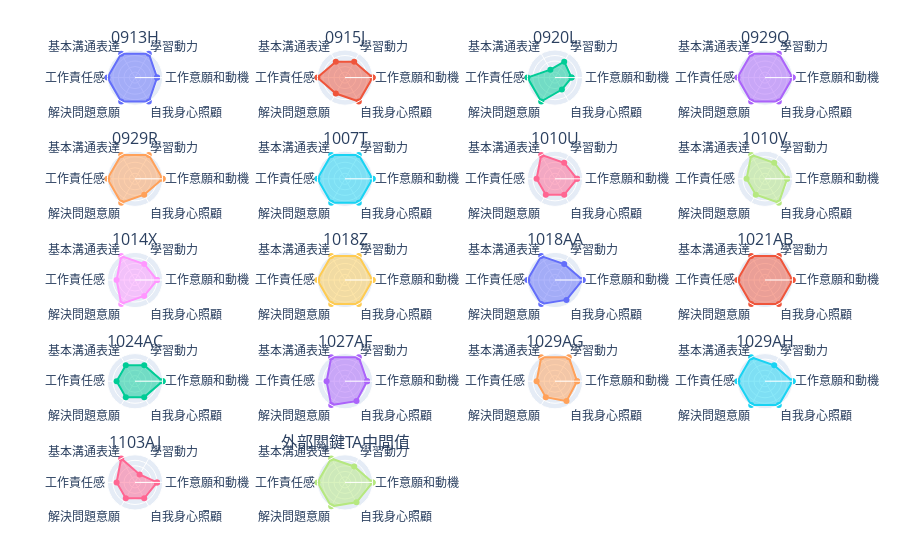

The notebook cell saved with this chart:
### Code cell
print("外部關鍵TA雷達圖")
radar_df = outside_ta_df.copy()
median_outside_ta = get_median_df(outside_ta_df, ta=True, outside=True)
radar_df = pd.concat([radar_df, median_outside_ta], axis=0, ignore_index= True)
generate_radar_charts(radar_df, radar_features, charts_per_row=4)
median_outside_ta

### Figure 1 — Plotly figure (JSON) as saved in the notebook; plotly's stock layout.template omitted (floating-point values rounded to 4 significant figures)
{"data": [{"fill": "toself", "name": "0913H", "r": [0.8, 1, 1, 1, 1, 1, 0.8], "showlegend": false, "subplot": "polar", "theta": ["工作意願和動機", "學習動力", "基本溝通表達", "工作責任感", "解決問題意願", "自我身心照顧", "工作意願和動機"], "type": "scatterpolar"}, {"fill": "toself", "name": "0915J", "r": [1, 0.6667, 0.6667, 1, 0.6667, 1, 1], "showlegend": false, "subplot": "polar2", "theta": ["工作意願和動機", "學習動力", "基本溝通表達", "工作責任感", "解決問題意願", "自我身心照顧", "工作意願和動機"], "type": "scatterpolar"}, {"fill": "toself", "name": "0920L", "r": [0.6, 0.6667, 0.3333, 1, 1, 0.5, 0.6], "showlegend": false, "subplot": "polar3", "theta": ["工作意願和動機", "學習動力", "基本溝通表達", "工作責任感", "解決問題意願", "自我身心照顧", "工作意願和動機"], "type": "scatterpolar"}, {"fill": "toself", "name": "0929Q", "r": [1, 1, 1, 1, 1, 1, 1], "showlegend": false, "subplot": "polar4", "theta": ["工作意願和動機", "學習動力", "基本溝通表達", "工作責任感", "解決問題意願", "自我身心照顧", "工作意願和動機"], "type": "scatterpolar"}, {"fill": "toself", "name": "0929R", "r": [1, 1, 1, 1, 1, 0.6667, 1], "showlegend": false, "subplot": "polar5", "theta": ["工作意願和動機", "學習動力", "基本溝通表達", "工作責任感", "解決問題意願", "自我身心照顧", "工作意願和動機"], "type": "scatterpolar"}, {"fill": "toself", "name": "1007T", "r": [1, 1, 1, 1, 1, 1, 1], "showlegend": false, "subplot": "polar6", "theta": ["工作意願和動機", "學習動力", "基本溝通表達", "工作責任感", "解決問題意願", "自我身心照顧", "工作意願和動機"], "type": "scatterpolar"}, {"fill": "toself", "name": "1010U", "r": [0.8, 0.6667, 1, 0.6667, 0.6667, 0.6667, 0.8], "showlegend": false, "subplot": "polar7", "theta": ["工作意願和動機", "學習動力", "基本溝通表達", "工作責任感", "解決問題意願", "自我身心照顧", "工作意願和動機"], "type": "scatterpolar"}, {"fill": "toself", "name": "1010V", "r": [0.8, 0.6667, 1, 0.6667, 0.6667, 1, 0.8], "showlegend": false, "subplot": "polar8", "theta": ["工作意願和動機", "學習動力", "基本溝通表達", "工作責任感", "解決問題意願", "自我身心照顧", "工作意願和動機"], "type": "scatterpolar"}, {"fill": "toself", "name": "1014X", "r": [0.8, 0.6667, 1, 0.6667, 1, 0.6667, 0.8], "showlegend": false, "subplot": "polar9", "theta": ["工作意願和動機", "學習動力", "基本溝通表達", "工作責任感", "解決問題意願", "自我身心照顧", "工作意願和動機"], "type": "scatterpolar"}, {"fill": "toself", "name": "1018Z", "r": [1, 1, 1, 1, 1, 1, 1], "showlegend": false, "subplot": "polar10", "theta": ["工作意願和動機", "學習動力", "基本溝通表達", "工作責任感", "解決問題意願", "自我身心照顧", "工作意願和動機"], "type": "scatterpolar"}, {"fill": "toself", "name": "1018AA", "r": [1, 0.6667, 1, 1, 1, 0.8333, 1], "showlegend": false, "subplot": "polar11", "theta": ["工作意願和動機", "學習動力", "基本溝通表達", "工作責任感", "解決問題意願", "自我身心照顧", "工作意願和動機"], "type": "scatterpolar"}, {"fill": "toself", "name": "1021AB", "r": [1, 1, 1, 1, 1, 1, 1], "showlegend": false, "subplot": "polar12", "theta": ["工作意願和動機", "學習動力", "基本溝通表達", "工作責任感", "解決問題意願", "自我身心照顧", "工作意願和動機"], "type": "scatterpolar"}, {"fill": "toself", "name": "1024AC", "r": [1, 0.6667, 0.6667, 0.6667, 0.6667, 0.6667, 1], "showlegend": false, "subplot": "polar13", "theta": ["工作意願和動機", "學習動力", "基本溝通表達", "工作責任感", "解決問題意願", "自我身心照顧", "工作意願和動機"], "type": "scatterpolar"}, {"fill": "toself", "name": "1027AF", "r": [0.8, 1, 1, 0.6667, 1, 0.8333, 0.8], "showlegend": false, "subplot": "polar14", "theta": ["工作意願和動機", "學習動力", "基本溝通表達", "工作責任感", "解決問題意願", "自我身心照顧", "工作意願和動機"], "type": "scatterpolar"}, {"fill": "toself", "name": "1029AG", "r": [0.8, 1, 1, 0.6667, 0.6667, 0.8333, 0.8], "showlegend": false, "subplot": "polar15", "theta": ["工作意願和動機", "學習動力", "基本溝通表達", "工作責任感", "解決問題意願", "自我身心照顧", "工作意願和動機"], "type": "scatterpolar"}, {"fill": "toself", "name": "1029AH", "r": [1, 0.6667, 1, 1, 1, 1, 1], "showlegend": false, "subplot": "polar16", "theta": ["工作意願和動機", "學習動力", "基本溝通表達", "工作責任感", "解決問題意願", "自我身心照顧", "工作意願和動機"], "type": "scatterpolar"}, {"fill": "toself", "name": "1103AJ", "r": [0.8, 0.3333, 1, 0.6667, 0.6667, 0.6667, 0.8], "showlegend": false, "subplot": "polar17", "theta": ["工作意願和動機", "學習動力", "基本溝通表達", "工作責任感", "解決問題意願", "自我身心照顧", "工作意願和動機"], "type": "scatterpolar"}, {"fill": "toself", "name": "外部關鍵TA中間值", "r": [1, 0.6667, 1, 1, 1, 0.8333, 1], "showlegend": false, "subplot": "polar18", "theta": ["工作意願和動機", "學習動力", "基本溝通表達", "工作責任感", "解決問題意願", "自我身心照顧", "工作意願和動機"], "type": "scatterpolar"}], "layout": {"annotations": [{"font": {"size": 16}, "showarrow": false, "text": "0913H", "x": 0.05, "xanchor": "center", "xref": "paper", "y": 1, "yanchor": "bottom", "yref": "paper"}, {"font": {"size": 16}, "showarrow": false, "text": "0915J", "x": 0.35, "xanchor": "center", "xref": "paper", "y": 1, "yanchor": "bottom", "yref": "paper"}, {"font": {"size": 16}, "showarrow": false, "text": "0920L", "x": 0.65, "xanchor": "center", "xref": "paper", "y": 1, "yanchor": "bottom", "yref": "paper"}, {"font": {"size": 16}, "showarrow": false, "text": "0929Q", "x": 0.95, "xanchor": "center", "xref": "paper", "y": 1, "yanchor": "bottom", "yref": "paper"}, {"font": {"size": 16}, "showarrow": false, "text": "0929R", "x": 0.05, "xanchor": "center", "xref": "paper", "y": 0.78, "yanchor": "bottom", "yref": "paper"}, {"font": {"size": 16}, "showarrow": false, "text": "1007T", "x": 0.35, "xanchor": "center", "xref": "paper", "y": 0.78, "yanchor": "bottom", "yref": "paper"}, {"font": {"size": 16}, "showarrow": false, "text": "1010U", "x": 0.65, "xanchor": "center", "xref": "paper", "y": 0.78, "yanchor": "bottom", "yref": "paper"}, {"font": {"size": 16}, "showarrow": false, "text": "1010V", "x": 0.95, "xanchor": "center", "xref": "paper", "y": 0.78, "yanchor": "bottom", "yref": "paper"}, {"font": {"size": 16}, "showarrow": false, "text": "1014X", "x": 0.05, "xanchor": "center", "xref": "paper", "y": 0.56, "yanchor": "bottom", "yref": "paper"}, {"font": {"size": 16}, "showarrow": false, "text": "1018Z", "x": 0.35, "xanchor": "center", "xref": "paper", "y": 0.56, "yanchor": "bottom", "yref": "paper"}, {"font": {"size": 16}, "showarrow": false, "text": "1018AA", "x": 0.65, "xanchor": "center", "xref": "paper", "y": 0.56, "yanchor": "bottom", "yref": "paper"}, {"font": {"size": 16}, "showarrow": false, "text": "1021AB", "x": 0.95, "xanchor": "center", "xref": "paper", "y": 0.56, "yanchor": "bottom", "yref": "paper"}, {"font": {"size": 16}, "showarrow": false, "text": "1024AC", "x": 0.05, "xanchor": "center", "xref": "paper", "y": 0.34, "yanchor": "bottom", "yref": "paper"}, {"font": {"size": 16}, "showarrow": false, "text": "1027AF", "x": 0.35, "xanchor": "center", "xref": "paper", "y": 0.34, "yanchor": "bottom", "yref": "paper"}, {"font": {"size": 16}, "showarrow": false, "text": "1029AG", "x": 0.65, "xanchor": "center", "xref": "paper", "y": 0.34, "yanchor": "bottom", "yref": "paper"}, {"font": {"size": 16}, "showarrow": false, "text": "1029AH", "x": 0.95, "xanchor": "center", "xref": "paper", "y": 0.34, "yanchor": "bottom", "yref": "paper"}, {"font": {"size": 16}, "showarrow": false, "text": "1103AJ", "x": 0.05, "xanchor": "center", "xref": "paper", "y": 0.12, "yanchor": "bottom", "yref": "paper"}, {"font": {"size": 16}, "showarrow": false, "text": "外部關鍵TA中間值", "x": 0.35, "xanchor": "center", "xref": "paper", "y": 0.12, "yanchor": "bottom", "yref": "paper"}], "autosize": true, "margin": {"b": 50, "l": 100, "r": 100, "t": 50}, "polar": {"angularaxis": {"type": "category"}, "domain": {"x": [0, 0.1], "y": [0.88, 1]}, "radialaxis": {"autorange": false, "range": [0, 1], "showticklabels": false, "type": "linear"}}, "polar10": {"angularaxis": {"type": "category"}, "domain": {"x": [0.3, 0.4], "y": [0.44, 0.56]}, "radialaxis": {"autorange": false, "range": [0, 1], "showticklabels": false, "type": "linear"}}, "polar11": {"angularaxis": {"type": "category"}, "domain": {"x": [0.6, 0.7], "y": [0.44, 0.56]}, "radialaxis": {"autorange": false, "range": [0, 1], "showticklabels": false, "type": "linear"}}, "polar12": {"angularaxis": {"type": "category"}, "domain": {"x": [0.9, 1], "y": [0.44, 0.56]}, "radialaxis": {"autorange": false, "range": [0, 1], "showticklabels": false, "type": "linear"}}, "polar13": {"angularaxis": {"type": "category"}, "domain": {"x": [0, 0.1], "y": [0.22, 0.34]}, "radialaxis": {"autorange": false, "range": [0, 1], "showticklabels": false, "type": "linear"}}, "polar14": {"angularaxis": {"type": "category"}, "domain": {"x": [0.3, 0.4], "y": [0.22, 0.34]}, "radialaxis": {"autorange": false, "range": [0, 1], "showticklabels": false, "type": "linear"}}, "polar15": {"angularaxis": {"type": "category"}, "domain": {"x": [0.6, 0.7], "y": [0.22, 0.34]}, "radialaxis": {"autorange": false, "range": [0, 1], "showticklabels": false, "type": "linear"}}, "polar16": {"angularaxis": {"type": "category"}, "domain": {"x": [0.9, 1], "y": [0.22, 0.34]}, "radialaxis": {"autorange": false, "range": [0, 1], "showticklabels": false, "type": "linear"}}, "polar17": {"angularaxis": {"type": "category"}, "domain": {"x": [0, 0.1], "y": [0, 0.12]}, "radialaxis": {"autorange": false, "range": [0, 1], "showticklabels": false, "type": "linear"}}, "polar18": {"angularaxis": {"type": "category"}, "domain": {"x": [0.3, 0.4], "y": [0, 0.12]}, "radialaxis": {"autorange": false, "range": [0, 1], "showticklabels": false, "type": "linear"}}, "polar19": {"domain": {"x": [0.6, 0.7], "y": [0, 0.12]}, "radialaxis": {"range": [0, 1]}}, "polar2": {"angularaxis": {"type": "category"}, "domain": {"x": [0.3, 0.4], "y": [0.88, 1]}, "radialaxis": {"autorange": false, "range": [0, 1], "showticklabels": false, "type": "linear"}}, "polar20": {"domain": {"x": [0.9, 1], "y": [0, 0.12]}, "radialaxis": {"range": [0, 1]}}, "polar3": {"angularaxis": {"type": "category"}, "domain": {"x": [0.6, 0.7], "y": [0.88, 1]}, "radialaxis": {"autorange": false, "range": [0, 1], "showticklabels": false, "type": "linear"}}, "polar4": {"angularaxis": {"type": "category"}, "domain": {"x": [0.9, 1], "y": [0.88, 1]}, "radialaxis": {"autorange": false, "range": [0, 1], "showticklabels": false, "type": "linear"}}, "polar5": {"angularaxis": {"type": "category"}, "domain": {"x": [0, 0.1], "y": [0.66, 0.78]}, "radialaxis": {"autorange": false, "range": [0, 1], "showticklabels": false, "type": "linear"}}, "polar6": {"angularaxis": {"type": "category"}, "domain": {"x": [0.3, 0.4], "y": [0.66, 0.78]}, "radialaxis": {"autorange": false, "range": [0, 1], "showticklabels": false, "type": "linear"}}, "polar7": {"angularaxis": {"type": "category"}, "domain": {"x": [0.6, 0.7], "y": [0.66, 0.78]}, "radialaxis": {"autorange": false, "range": [0, 1], "showticklabels": false, "type": "linear"}}, "polar8": {"angularaxis": {"type": "category"}, "domain": {"x": [0.9, 1], "y": [0.66, 0.78]}, "radialaxis": {"autorange": false, "range": [0, 1], "showticklabels": false, "type": "linear"}}, "polar9": {"angularaxis": {"type": "category"}, "domain": {"x": [0, 0.1], "y": [0.44, 0.56]}, "radialaxis": {"autorange": false, "range": [0, 1], "showticklabels": false, "type": "linear"}}}}
